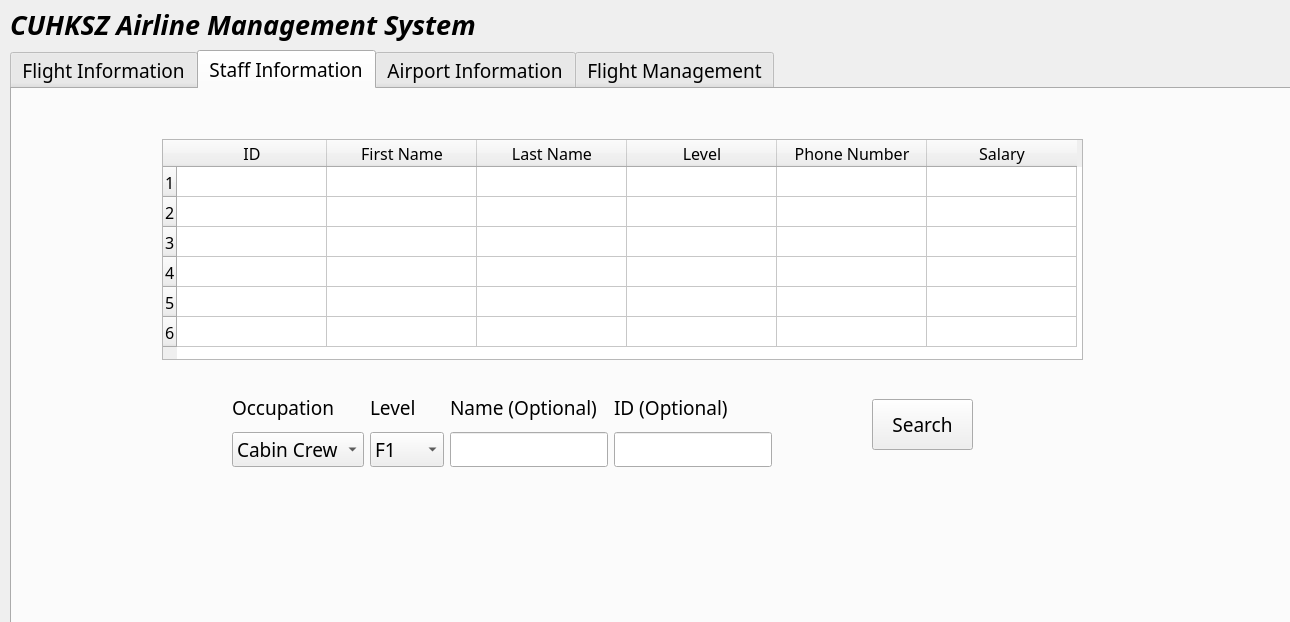
<?xml version="1.0" encoding="UTF-8"?>
<ui version="4.0">
 <class>Form</class>
 <widget class="QWidget" name="Form">
  <property name="geometry">
   <rect>
    <x>0</x>
    <y>0</y>
    <width>1290</width>
    <height>622</height>
   </rect>
  </property>
  <property name="windowTitle">
   <string>LGU Airlines</string>
  </property>
  <widget class="QLabel" name="label">
   <property name="geometry">
    <rect>
     <x>10</x>
     <y>4</y>
     <width>491</width>
     <height>41</height>
    </rect>
   </property>
   <property name="font">
    <font>
     <family>3ds</family>
     <pointsize>20</pointsize>
     <weight>75</weight>
     <italic>true</italic>
     <bold>true</bold>
    </font>
   </property>
   <property name="text">
    <string>CUHKSZ Airline Management System</string>
   </property>
  </widget>
  <widget class="QTabWidget" name="tabWidget">
   <property name="geometry">
    <rect>
     <x>10</x>
     <y>50</y>
     <width>1281</width>
     <height>581</height>
    </rect>
   </property>
   <property name="font">
    <font>
     <family>3ds</family>
     <pointsize>14</pointsize>
     <weight>50</weight>
     <bold>false</bold>
    </font>
   </property>
   <property name="currentIndex">
    <number>1</number>
   </property>
   <widget class="QWidget" name="tab">
    <attribute name="title">
     <string>Flight Information</string>
    </attribute>
    <widget class="QPushButton" name="pushButton">
     <property name="geometry">
      <rect>
       <x>1000</x>
       <y>440</y>
       <width>111</width>
       <height>41</height>
      </rect>
     </property>
     <property name="text">
      <string>Search</string>
     </property>
    </widget>
    <widget class="QWidget" name="layoutWidget">
     <property name="geometry">
      <rect>
       <x>10</x>
       <y>20</y>
       <width>361</width>
       <height>141</height>
      </rect>
     </property>
     <layout class="QGridLayout" name="gridLayout">
      <item row="0" column="0">
       <widget class="QLabel" name="label_2">
        <property name="font">
         <font>
          <pointsize>13</pointsize>
         </font>
        </property>
        <property name="text">
         <string>&lt;html&gt;&lt;head/&gt;&lt;body&gt;&lt;p&gt;&lt;span style=&quot; font-size:14pt;&quot;&gt;Flight date:&lt;/span&gt;&lt;/p&gt;&lt;/body&gt;&lt;/html&gt;</string>
        </property>
       </widget>
      </item>
      <item row="0" column="1">
       <widget class="QDateEdit" name="dateEdit">
        <property name="dateTime">
         <datetime>
          <hour>0</hour>
          <minute>0</minute>
          <second>0</second>
          <year>2019</year>
          <month>4</month>
          <day>22</day>
         </datetime>
        </property>
        <property name="maximumDateTime">
         <datetime>
          <hour>0</hour>
          <minute>0</minute>
          <second>0</second>
          <year>2019</year>
          <month>6</month>
          <day>30</day>
         </datetime>
        </property>
        <property name="minimumDateTime">
         <datetime>
          <hour>0</hour>
          <minute>0</minute>
          <second>0</second>
          <year>2019</year>
          <month>3</month>
          <day>15</day>
         </datetime>
        </property>
        <property name="maximumDate">
         <date>
          <year>2019</year>
          <month>6</month>
          <day>30</day>
         </date>
        </property>
        <property name="calendarPopup">
         <bool>true</bool>
        </property>
       </widget>
      </item>
      <item row="1" column="1">
       <widget class="QComboBox" name="comboBox">
        <item>
         <property name="text">
          <string>Wherever</string>
         </property>
        </item>
        <item>
         <property name="text">
          <string>Shenzhen (SZX)</string>
         </property>
        </item>
        <item>
         <property name="text">
          <string>Beijing (PEK)</string>
         </property>
        </item>
        <item>
         <property name="text">
          <string>Nanchang (KHN)</string>
         </property>
        </item>
        <item>
         <property name="text">
          <string>Chengdu (CTU)</string>
         </property>
        </item>
        <item>
         <property name="text">
          <string>Shanghai Pudong (PVG)</string>
         </property>
        </item>
        <item>
         <property name="text">
          <string>Shanghai Hongqiao (SHA)</string>
         </property>
        </item>
       </widget>
      </item>
      <item row="2" column="0">
       <widget class="QLabel" name="label_4">
        <property name="text">
         <string>To</string>
        </property>
       </widget>
      </item>
      <item row="2" column="1">
       <widget class="QComboBox" name="comboBox_2">
        <item>
         <property name="text">
          <string>Wherever</string>
         </property>
        </item>
        <item>
         <property name="text">
          <string>Beijing (PEK)</string>
         </property>
        </item>
        <item>
         <property name="text">
          <string>Shenzhen (SZX)</string>
         </property>
        </item>
        <item>
         <property name="text">
          <string>Nanchang (KHN)</string>
         </property>
        </item>
        <item>
         <property name="text">
          <string>Guangdong (CAN)</string>
         </property>
        </item>
        <item>
         <property name="text">
          <string>Shanghai Pudong (PVG)</string>
         </property>
        </item>
        <item>
         <property name="text">
          <string>Shanghai Hongqiao (SHA)</string>
         </property>
        </item>
       </widget>
      </item>
      <item row="1" column="0">
       <widget class="QLabel" name="label_3">
        <property name="font">
         <font>
          <pointsize>13</pointsize>
         </font>
        </property>
        <property name="text">
         <string>&lt;html&gt;&lt;head/&gt;&lt;body&gt;&lt;p&gt;&lt;span style=&quot; font-size:14pt;&quot;&gt;From&lt;/span&gt;&lt;/p&gt;&lt;/body&gt;&lt;/html&gt;</string>
        </property>
       </widget>
      </item>
     </layout>
    </widget>
    <widget class="QTableWidget" name="tableWidget">
     <property name="geometry">
      <rect>
       <x>390</x>
       <y>20</y>
       <width>721</width>
       <height>411</height>
      </rect>
     </property>
     <property name="font">
      <font>
       <family>3ds</family>
       <pointsize>12</pointsize>
       <weight>50</weight>
       <bold>false</bold>
      </font>
     </property>
     <property name="editTriggers">
      <set>QAbstractItemView::NoEditTriggers</set>
     </property>
     <row>
      <property name="text">
       <string>1</string>
      </property>
     </row>
     <row>
      <property name="text">
       <string>2</string>
      </property>
     </row>
     <row>
      <property name="text">
       <string>3</string>
      </property>
     </row>
     <row>
      <property name="text">
       <string>4</string>
      </property>
     </row>
     <row>
      <property name="text">
       <string>5</string>
      </property>
     </row>
     <row>
      <property name="text">
       <string>6</string>
      </property>
     </row>
     <row>
      <property name="text">
       <string>7</string>
      </property>
     </row>
     <row>
      <property name="text">
       <string>8</string>
      </property>
     </row>
     <column>
      <property name="text">
       <string>Flight Code</string>
      </property>
     </column>
     <column>
      <property name="text">
       <string>Dep. Time</string>
      </property>
     </column>
     <column>
      <property name="text">
       <string>Arr. Time</string>
      </property>
     </column>
     <column>
      <property name="text">
       <string>From</string>
      </property>
     </column>
     <column>
      <property name="text">
       <string>To</string>
      </property>
     </column>
     <column>
      <property name="text">
       <string>Plane Mode</string>
      </property>
     </column>
     <column>
      <property name="text">
       <string>Detail</string>
      </property>
     </column>
    </widget>
    <widget class="QCheckBox" name="planemode">
     <property name="geometry">
      <rect>
       <x>12</x>
       <y>212</y>
       <width>110</width>
       <height>21</height>
      </rect>
     </property>
     <property name="font">
      <font>
       <family>3ds</family>
       <pointsize>12</pointsize>
       <weight>50</weight>
       <bold>false</bold>
      </font>
     </property>
     <property name="text">
      <string>Plane Mode</string>
     </property>
    </widget>
    <widget class="QLabel" name="label_16">
     <property name="geometry">
      <rect>
       <x>11</x>
       <y>176</y>
       <width>151</width>
       <height>20</height>
      </rect>
     </property>
     <property name="font">
      <font>
       <family>3ds</family>
       <pointsize>14</pointsize>
       <weight>50</weight>
       <bold>false</bold>
      </font>
     </property>
     <property name="text">
      <string>Advance Search:</string>
     </property>
    </widget>
    <widget class="QComboBox" name="planeselect">
     <property name="geometry">
      <rect>
       <x>130</x>
       <y>207</y>
       <width>151</width>
       <height>30</height>
      </rect>
     </property>
     <property name="font">
      <font>
       <pointsize>12</pointsize>
      </font>
     </property>
     <item>
      <property name="text">
       <string>737-800</string>
      </property>
     </item>
     <item>
      <property name="text">
       <string>A320</string>
      </property>
     </item>
     <item>
      <property name="text">
       <string>A321</string>
      </property>
     </item>
     <item>
      <property name="text">
       <string>737-8</string>
      </property>
     </item>
    </widget>
    <widget class="QCheckBox" name="directflight">
     <property name="geometry">
      <rect>
       <x>12</x>
       <y>256</y>
       <width>111</width>
       <height>21</height>
      </rect>
     </property>
     <property name="font">
      <font>
       <family>3ds</family>
       <pointsize>12</pointsize>
       <weight>50</weight>
       <bold>false</bold>
      </font>
     </property>
     <property name="text">
      <string>Direct flight</string>
     </property>
    </widget>
    <widget class="QCheckBox" name="planeage">
     <property name="geometry">
      <rect>
       <x>12</x>
       <y>299</y>
       <width>131</width>
       <height>20</height>
      </rect>
     </property>
     <property name="font">
      <font>
       <family>3ds</family>
       <pointsize>12</pointsize>
       <weight>50</weight>
       <bold>false</bold>
      </font>
     </property>
     <property name="text">
      <string>Plane age &lt;= 3</string>
     </property>
    </widget>
    <widget class="QMdiArea" name="mdiArea">
     <property name="geometry">
      <rect>
       <x>450</x>
       <y>170</y>
       <width>200</width>
       <height>160</height>
      </rect>
     </property>
    </widget>
    <widget class="QCheckBox" name="passenger">
     <property name="geometry">
      <rect>
       <x>12</x>
       <y>341</y>
       <width>131</width>
       <height>20</height>
      </rect>
     </property>
     <property name="font">
      <font>
       <family>3ds</family>
       <pointsize>12</pointsize>
       <weight>50</weight>
       <bold>false</bold>
      </font>
     </property>
     <property name="text">
      <string>Passanger &lt; </string>
     </property>
    </widget>
    <widget class="QLineEdit" name="passengernum">
     <property name="geometry">
      <rect>
       <x>131</x>
       <y>336</y>
       <width>131</width>
       <height>31</height>
      </rect>
     </property>
     <property name="text">
      <string>180</string>
     </property>
    </widget>
    <zorder>mdiArea</zorder>
    <zorder>pushButton</zorder>
    <zorder>layoutWidget</zorder>
    <zorder>tableWidget</zorder>
    <zorder>planemode</zorder>
    <zorder>label_16</zorder>
    <zorder>planeselect</zorder>
    <zorder>directflight</zorder>
    <zorder>planeage</zorder>
    <zorder>passenger</zorder>
    <zorder>passengernum</zorder>
   </widget>
   <widget class="QWidget" name="tab_2">
    <attribute name="title">
     <string>Staff Information</string>
    </attribute>
    <widget class="QTableWidget" name="tableWidget_2">
     <property name="geometry">
      <rect>
       <x>150</x>
       <y>50</y>
       <width>921</width>
       <height>221</height>
      </rect>
     </property>
     <property name="baseSize">
      <size>
       <width>100</width>
       <height>0</height>
      </size>
     </property>
     <property name="font">
      <font>
       <family>3ds</family>
       <pointsize>12</pointsize>
      </font>
     </property>
     <property name="editTriggers">
      <set>QAbstractItemView::NoEditTriggers</set>
     </property>
     <attribute name="horizontalHeaderDefaultSectionSize">
      <number>150</number>
     </attribute>
     <row>
      <property name="text">
       <string>1</string>
      </property>
     </row>
     <row>
      <property name="text">
       <string>2</string>
      </property>
     </row>
     <row>
      <property name="text">
       <string>3</string>
      </property>
     </row>
     <row>
      <property name="text">
       <string>4</string>
      </property>
     </row>
     <row>
      <property name="text">
       <string>5</string>
      </property>
     </row>
     <row>
      <property name="text">
       <string>6</string>
      </property>
     </row>
     <column>
      <property name="text">
       <string>ID</string>
      </property>
     </column>
     <column>
      <property name="text">
       <string>First Name</string>
      </property>
     </column>
     <column>
      <property name="text">
       <string>Last Name</string>
      </property>
     </column>
     <column>
      <property name="text">
       <string>Level</string>
      </property>
     </column>
     <column>
      <property name="text">
       <string>Phone Number</string>
      </property>
     </column>
     <column>
      <property name="text">
       <string>Salary</string>
      </property>
     </column>
    </widget>
    <widget class="QPushButton" name="pushButton_2">
     <property name="geometry">
      <rect>
       <x>860</x>
       <y>310</y>
       <width>101</width>
       <height>51</height>
      </rect>
     </property>
     <property name="text">
      <string>Search</string>
     </property>
    </widget>
    <widget class="QWidget" name="gridLayoutWidget_2">
     <property name="geometry">
      <rect>
       <x>220</x>
       <y>300</y>
       <width>540</width>
       <height>78</height>
      </rect>
     </property>
     <layout class="QGridLayout" name="gridLayout_4">
      <item row="1" column="0">
       <widget class="QComboBox" name="comboBox_3">
        <item>
         <property name="text">
          <string>Cabin Crew</string>
         </property>
        </item>
        <item>
         <property name="text">
          <string>Pilot</string>
         </property>
        </item>
        <item>
         <property name="text">
          <string>Maintainer</string>
         </property>
        </item>
       </widget>
      </item>
      <item row="0" column="0">
       <widget class="QLabel" name="label_5">
        <property name="text">
         <string>Occupation</string>
        </property>
       </widget>
      </item>
      <item row="0" column="1">
       <widget class="QLabel" name="label_6">
        <property name="text">
         <string>Level</string>
        </property>
       </widget>
      </item>
      <item row="1" column="2">
       <widget class="QLineEdit" name="lineEdit">
        <property name="text">
         <string/>
        </property>
       </widget>
      </item>
      <item row="1" column="1">
       <widget class="QComboBox" name="comboBox_4">
        <item>
         <property name="text">
          <string>F1</string>
         </property>
        </item>
        <item>
         <property name="text">
          <string>F2</string>
         </property>
        </item>
        <item>
         <property name="text">
          <string>F3</string>
         </property>
        </item>
        <item>
         <property name="text">
          <string>F4</string>
         </property>
        </item>
        <item>
         <property name="text">
          <string>SF1</string>
         </property>
        </item>
        <item>
         <property name="text">
          <string>SF2</string>
         </property>
        </item>
        <item>
         <property name="text">
          <string>JF1</string>
         </property>
        </item>
        <item>
         <property name="text">
          <string>JF2</string>
         </property>
        </item>
        <item>
         <property name="text">
          <string>SCap</string>
         </property>
        </item>
        <item>
         <property name="text">
          <string>Cap</string>
         </property>
        </item>
        <item>
         <property name="text">
          <string>W1</string>
         </property>
        </item>
        <item>
         <property name="text">
          <string>W2</string>
         </property>
        </item>
       </widget>
      </item>
      <item row="0" column="2">
       <widget class="QLabel" name="label_7">
        <property name="text">
         <string>Name (Optional)</string>
        </property>
       </widget>
      </item>
      <item row="0" column="3">
       <widget class="QLabel" name="label_8">
        <property name="text">
         <string>ID (Optional)</string>
        </property>
       </widget>
      </item>
      <item row="1" column="3">
       <widget class="QLineEdit" name="lineEdit_2">
        <property name="text">
         <string/>
        </property>
       </widget>
      </item>
     </layout>
    </widget>
   </widget>
   <widget class="QWidget" name="tab_3">
    <attribute name="title">
     <string>Airport Information</string>
    </attribute>
    <widget class="QLabel" name="label_10">
     <property name="geometry">
      <rect>
       <x>20</x>
       <y>10</y>
       <width>271</width>
       <height>41</height>
      </rect>
     </property>
     <property name="text">
      <string>Please select a airport:</string>
     </property>
    </widget>
    <widget class="QTableWidget" name="tableWidget_3">
     <property name="geometry">
      <rect>
       <x>10</x>
       <y>70</y>
       <width>1051</width>
       <height>400</height>
      </rect>
     </property>
     <property name="minimumSize">
      <size>
       <width>0</width>
       <height>0</height>
      </size>
     </property>
     <property name="font">
      <font>
       <family>3ds</family>
       <pointsize>12</pointsize>
      </font>
     </property>
     <property name="editTriggers">
      <set>QAbstractItemView::NoEditTriggers</set>
     </property>
     <property name="iconSize">
      <size>
       <width>200</width>
       <height>200</height>
      </size>
     </property>
     <property name="rowCount">
      <number>10</number>
     </property>
     <attribute name="horizontalHeaderCascadingSectionResizes">
      <bool>false</bool>
     </attribute>
     <attribute name="horizontalHeaderDefaultSectionSize">
      <number>250</number>
     </attribute>
     <attribute name="horizontalHeaderShowSortIndicator" stdset="0">
      <bool>false</bool>
     </attribute>
     <attribute name="horizontalHeaderStretchLastSection">
      <bool>false</bool>
     </attribute>
     <attribute name="verticalHeaderCascadingSectionResizes">
      <bool>false</bool>
     </attribute>
     <attribute name="verticalHeaderDefaultSectionSize">
      <number>45</number>
     </attribute>
     <row>
      <property name="text">
       <string>1</string>
      </property>
     </row>
     <row>
      <property name="text">
       <string>2</string>
      </property>
     </row>
     <row>
      <property name="text">
       <string>3</string>
      </property>
     </row>
     <row>
      <property name="text">
       <string>4</string>
      </property>
     </row>
     <row>
      <property name="text">
       <string>5</string>
      </property>
     </row>
     <row/>
     <row/>
     <row/>
     <row/>
     <row/>
     <column>
      <property name="text">
       <string>IATA</string>
      </property>
     </column>
     <column>
      <property name="text">
       <string>Full Name</string>
      </property>
     </column>
     <column>
      <property name="text">
       <string>Flight Zone Grade</string>
      </property>
     </column>
     <column>
      <property name="text">
       <string>Max Flight Per Day</string>
      </property>
     </column>
     <item row="0" column="2">
      <property name="text">
       <string/>
      </property>
     </item>
    </widget>
    <widget class="QComboBox" name="comboBox_6">
     <property name="geometry">
      <rect>
       <x>300</x>
       <y>20</y>
       <width>276</width>
       <height>26</height>
      </rect>
     </property>
     <item>
      <property name="text">
       <string>All</string>
      </property>
     </item>
     <item>
      <property name="text">
       <string>Shenzhen (SZX)</string>
      </property>
     </item>
     <item>
      <property name="text">
       <string>Beijing (PEK)</string>
      </property>
     </item>
     <item>
      <property name="text">
       <string>Nanchang (KHN)</string>
      </property>
     </item>
     <item>
      <property name="text">
       <string>Guangdong (CAN)</string>
      </property>
     </item>
     <item>
      <property name="text">
       <string>Shanghai Pudong (PVG)</string>
      </property>
     </item>
     <item>
      <property name="text">
       <string>Shanghai Hongqiao (SHA)</string>
      </property>
     </item>
     <item>
      <property name="text">
       <string>Hangzhou (HGH)</string>
      </property>
     </item>
    </widget>
    <widget class="QPushButton" name="searchAirport">
     <property name="geometry">
      <rect>
       <x>950</x>
       <y>480</y>
       <width>121</width>
       <height>51</height>
      </rect>
     </property>
     <property name="text">
      <string>Search</string>
     </property>
    </widget>
   </widget>
   <widget class="QWidget" name="tab_5">
    <attribute name="title">
     <string>Flight Management</string>
    </attribute>
    <widget class="QWidget" name="gridLayoutWidget">
     <property name="geometry">
      <rect>
       <x>0</x>
       <y>390</y>
       <width>1271</width>
       <height>97</height>
      </rect>
     </property>
     <layout class="QGridLayout" name="gridLayout_2">
      <property name="sizeConstraint">
       <enum>QLayout::SetNoConstraint</enum>
      </property>
      <item row="1" column="0">
       <widget class="QLabel" name="label_26">
        <property name="text">
         <string>Flight Code</string>
        </property>
       </widget>
      </item>
      <item row="1" column="6">
       <widget class="QLabel" name="label_20">
        <property name="text">
         <string>Arr. FCC Code</string>
        </property>
        <property name="alignment">
         <set>Qt::AlignCenter</set>
        </property>
       </widget>
      </item>
      <item row="2" column="0">
       <layout class="QHBoxLayout" name="horizontalLayout_3">
        <item>
         <widget class="QLabel" name="label_28">
          <property name="text">
           <string>LG</string>
          </property>
         </widget>
        </item>
        <item>
         <widget class="QLineEdit" name="newFlightCode"/>
        </item>
       </layout>
      </item>
      <item row="2" column="4">
       <widget class="QComboBox" name="newDepFCCCode">
        <item>
         <property name="text">
          <string>Shenzhen (SZX)</string>
         </property>
        </item>
        <item>
         <property name="text">
          <string>Beijing (PEK)</string>
         </property>
        </item>
        <item>
         <property name="text">
          <string>Nanchang (KHN)</string>
         </property>
        </item>
        <item>
         <property name="text">
          <string>Chengdu (CTU)</string>
         </property>
        </item>
        <item>
         <property name="text">
          <string>Shanghai Pudong (PVG)</string>
         </property>
        </item>
        <item>
         <property name="text">
          <string>Shanghai Hongqiao (SHA)</string>
         </property>
        </item>
       </widget>
      </item>
      <item row="1" column="3">
       <widget class="QLabel" name="label_19">
        <property name="text">
         <string>Dep. Time</string>
        </property>
        <property name="alignment">
         <set>Qt::AlignCenter</set>
        </property>
       </widget>
      </item>
      <item row="2" column="3">
       <widget class="QTimeEdit" name="newDepTime"/>
      </item>
      <item row="1" column="2">
       <widget class="QLabel" name="label_27">
        <property name="text">
         <string>Date</string>
        </property>
        <property name="alignment">
         <set>Qt::AlignCenter</set>
        </property>
       </widget>
      </item>
      <item row="2" column="8">
       <widget class="QLineEdit" name="newPassengerNum"/>
      </item>
      <item row="1" column="8">
       <widget class="QLabel" name="label_25">
        <property name="text">
         <string>Passenger Num.</string>
        </property>
        <property name="alignment">
         <set>Qt::AlignCenter</set>
        </property>
       </widget>
      </item>
      <item row="2" column="6">
       <widget class="QComboBox" name="newArrFCCCode">
        <item>
         <property name="text">
          <string>Shenzhen (SZX)</string>
         </property>
        </item>
        <item>
         <property name="text">
          <string>Beijing (PEK)</string>
         </property>
        </item>
        <item>
         <property name="text">
          <string>Nanchang (KHN)</string>
         </property>
        </item>
        <item>
         <property name="text">
          <string>Chengdu (CTU)</string>
         </property>
        </item>
        <item>
         <property name="text">
          <string>Shanghai Pudong (PVG)</string>
         </property>
        </item>
        <item>
         <property name="text">
          <string>Shanghai Hongqiao (SHA)</string>
         </property>
        </item>
       </widget>
      </item>
      <item row="1" column="5">
       <widget class="QLabel" name="label_22">
        <property name="text">
         <string>Arr. Time</string>
        </property>
        <property name="alignment">
         <set>Qt::AlignCenter</set>
        </property>
       </widget>
      </item>
      <item row="1" column="7">
       <widget class="QLabel" name="label_23">
        <property name="text">
         <string>Pilot ID</string>
        </property>
        <property name="alignment">
         <set>Qt::AlignCenter</set>
        </property>
       </widget>
      </item>
      <item row="1" column="4">
       <widget class="QLabel" name="label_21">
        <property name="text">
         <string>Dep. FCC Code</string>
        </property>
        <property name="alignment">
         <set>Qt::AlignCenter</set>
        </property>
       </widget>
      </item>
      <item row="2" column="5">
       <widget class="QTimeEdit" name="newArrTime"/>
      </item>
      <item row="2" column="2">
       <widget class="QDateEdit" name="newDate"/>
      </item>
      <item row="1" column="1">
       <widget class="QLabel" name="label_17">
        <property name="text">
         <string>Reg. Num.</string>
        </property>
        <property name="alignment">
         <set>Qt::AlignCenter</set>
        </property>
       </widget>
      </item>
      <item row="2" column="7">
       <widget class="QComboBox" name="newPilotID">
        <item>
         <property name="text">
          <string>P001</string>
         </property>
        </item>
        <item>
         <property name="text">
          <string>P002</string>
         </property>
        </item>
        <item>
         <property name="text">
          <string>P003</string>
         </property>
        </item>
        <item>
         <property name="text">
          <string>P004</string>
         </property>
        </item>
        <item>
         <property name="text">
          <string>P005</string>
         </property>
        </item>
        <item>
         <property name="text">
          <string>P006</string>
         </property>
        </item>
        <item>
         <property name="text">
          <string>P007</string>
         </property>
        </item>
        <item>
         <property name="text">
          <string>P008</string>
         </property>
        </item>
       </widget>
      </item>
      <item row="2" column="1">
       <widget class="QComboBox" name="newRegNum">
        <item>
         <property name="text">
          <string>B-2165</string>
         </property>
        </item>
        <item>
         <property name="text">
          <string>B-2178</string>
         </property>
        </item>
        <item>
         <property name="text">
          <string>B-5165</string>
         </property>
        </item>
        <item>
         <property name="text">
          <string>B-5332</string>
         </property>
        </item>
        <item>
         <property name="text">
          <string>B-5552</string>
         </property>
        </item>
        <item>
         <property name="text">
          <string>B-5983</string>
         </property>
        </item>
        <item>
         <property name="text">
          <string>B-6312</string>
         </property>
        </item>
        <item>
         <property name="text">
          <string>B-6443</string>
         </property>
        </item>
       </widget>
      </item>
     </layout>
    </widget>
    <widget class="QTableWidget" name="tableWidget_6">
     <property name="geometry">
      <rect>
       <x>0</x>
       <y>0</y>
       <width>1271</width>
       <height>381</height>
      </rect>
     </property>
     <property name="sizePolicy">
      <sizepolicy hsizetype="Expanding" vsizetype="Expanding">
       <horstretch>0</horstretch>
       <verstretch>0</verstretch>
      </sizepolicy>
     </property>
     <property name="baseSize">
      <size>
       <width>0</width>
       <height>0</height>
      </size>
     </property>
     <property name="font">
      <font>
       <family>3ds</family>
       <pointsize>12</pointsize>
       <weight>50</weight>
       <bold>false</bold>
      </font>
     </property>
     <property name="editTriggers">
      <set>QAbstractItemView::NoEditTriggers</set>
     </property>
     <property name="selectionMode">
      <enum>QAbstractItemView::SingleSelection</enum>
     </property>
     <property name="rowCount">
      <number>25</number>
     </property>
     <attribute name="horizontalHeaderDefaultSectionSize">
      <number>134</number>
     </attribute>
     <row>
      <property name="text">
       <string>1</string>
      </property>
      <property name="textAlignment">
       <set>AlignLeading|AlignVCenter</set>
      </property>
     </row>
     <row>
      <property name="text">
       <string>2</string>
      </property>
     </row>
     <row>
      <property name="text">
       <string>3</string>
      </property>
     </row>
     <row>
      <property name="text">
       <string>4</string>
      </property>
     </row>
     <row>
      <property name="text">
       <string>5</string>
      </property>
     </row>
     <row>
      <property name="text">
       <string>6</string>
      </property>
     </row>
     <row>
      <property name="text">
       <string>7</string>
      </property>
     </row>
     <row>
      <property name="text">
       <string>8</string>
      </property>
     </row>
     <row>
      <property name="text">
       <string>9</string>
      </property>
     </row>
     <row>
      <property name="text">
       <string>10</string>
      </property>
     </row>
     <row/>
     <row/>
     <row/>
     <row/>
     <row/>
     <row/>
     <row/>
     <row/>
     <row/>
     <row/>
     <row/>
     <row/>
     <row/>
     <row/>
     <row/>
     <column>
      <property name="text">
       <string>Flight Code</string>
      </property>
      <property name="textAlignment">
       <set>AlignCenter</set>
      </property>
     </column>
     <column>
      <property name="text">
       <string>Registration Num.</string>
      </property>
     </column>
     <column>
      <property name="text">
       <string>Date</string>
      </property>
     </column>
     <column>
      <property name="text">
       <string>Dep. Time</string>
      </property>
     </column>
     <column>
      <property name="text">
       <string>Dep. FCC Code</string>
      </property>
     </column>
     <column>
      <property name="text">
       <string>Arr. Time</string>
      </property>
     </column>
     <column>
      <property name="text">
       <string>Arr. FCC Code</string>
      </property>
     </column>
     <column>
      <property name="text">
       <string>Pilot ID</string>
      </property>
     </column>
     <column>
      <property name="text">
       <string>Passenger Num.</string>
      </property>
     </column>
     <item row="5" column="8">
      <property name="text">
       <string/>
      </property>
      <property name="textAlignment">
       <set>AlignCenter</set>
      </property>
     </item>
    </widget>
    <widget class="QPushButton" name="insertFlight">
     <property name="geometry">
      <rect>
       <x>1190</x>
       <y>490</y>
       <width>81</width>
       <height>31</height>
      </rect>
     </property>
     <property name="text">
      <string>Insert</string>
     </property>
    </widget>
   </widget>
  </widget>
 </widget>
 <resources/>
 <connections/>
</ui>
